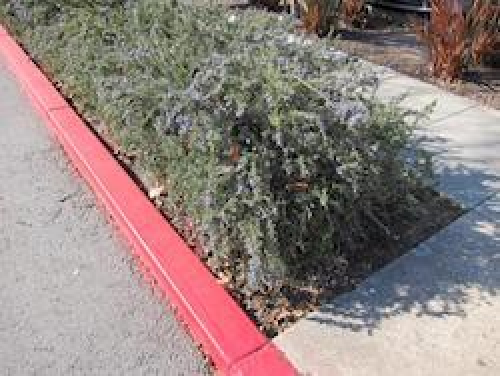
#> input picture stanCode_Projects/ds_foundation/image_processing/images/curb.png, 500 x 376 px
$ python curb_to_parking.py
#> lines starting #> are read from the running program, lines starting #| are printed output that depends on the picture
### stanCode_Projects/ds_foundation/image_processing/simpleimage.py
#!/usr/bin/env python3

"""
Stanford CS106AP SimpleImage
Nick Parlante, Sonja Johnson-Yu, and Nick Bowman
 -6/2019 version has file reading, pix, and foreach iterator

SimpleImage Features:
Create image:
    image = SimpleImage.blank(400, 200)   # create new image of size
    image = SimpleImage('foo.jpg')        # create from file

Access size
    image.width, image.height

Iterate over all pixels:
    for pixel in image:
        #do something with pixel

Get pix at x,y
    pix = image.get_pix(x, y)
    # pix is RGB tuple like (100, 200, 0)

Set pix at x,y
    image.set_pix(x, y, pix)   # set data by tuple also

Get Pixel object at x,y
    pixel = image.get_pixel(x, y)
    pixel.red = 0
    pixel.blue = 255

Show image on screen
    image.show()

The main() function below demonstrates the above functions as a test.
"""

import sys
# If the following line fails, "Pillow" needs to be installed
from PIL import Image


def clamp(num):
    """
    Return a "clamped" version of the given num,
    converted to be an int limited to the range 0..255 for 1 byte.
    """
    num = int(num)
    if num < 0:
        return 0
    if num >= 256:
        return 255
    return num


class Pixel(object):
    """
    A pixel at an x,y in a SimpleImage.
    Supports set/get .red .green .blue
    and get .x .y
    """
    def __init__(self, image, x, y):
        self.image = image
        self._x = x
        self._y = y

    def __str__(self):
        return 'r:' + str(self.red) + ' g:' + str(self.green) + ' b:' + str(self.blue)

    # Pillow image stores each pixel color as a (red, green, blue) tuple.
    # So the functions below have to unpack/repack the tuple to change anything.

    @property
    def red(self):
        return self.image.px[self._x, self._y][0]

    @red.setter
    def red(self, value):
        rgb = self.image.px[self._x, self._y]
        self.image.px[self._x, self._y] = (clamp(value), rgb[1], rgb[2])

    @property
    def green(self):
        return self.image.px[self._x, self._y][1]

    @green.setter
    def green(self, value):
        rgb = self.image.px[self._x, self._y]
        self.image.px[self._x, self._y] = (rgb[0], clamp(value), rgb[2])

    @property
    def blue(self):
        return self.image.px[self._x, self._y][2]

    @blue.setter
    def blue(self, value):
        rgb = self.image.px[self._x, self._y]
        self.image.px[self._x, self._y] = (rgb[0], rgb[1], clamp(value))

    @property
    def x(self):
        return self._x

    @property
    def y(self):
        return self._y


# color tuples for background color names 'red' 'white' etc.
BACK_COLORS = {
    'white': (255, 255, 255),
    'black': (0, 0, 0),
    'red': (255, 0, 0),
    'green': (0, 255, 0),
    'blue': (0, 0, 255),
}


class SimpleImage(object):
    def __init__(self, filename, width=0, height=0, back_color=None):
        """
        Create a new image. This case works: SimpleImage('foo.jpg')
        To create a blank image use SimpleImage.blank(500, 300)
        The other parameters here are for internal/experimental use.
        """
        # Create pil_image either from file, or making blank
        if filename:
            self.pil_image = Image.open(filename).convert("RGB")
            if self.pil_image.mode != 'RGB':
                raise Exception('Image file is not RGB')
            self._filename = filename  # hold onto
        else:
            if not back_color:
                back_color = 'white'
            color_tuple = BACK_COLORS[back_color]
            if width == 0 or height == 0:
                raise Exception('Creating blank image requires width/height but got {} {}'
                                .format(width, height))
            self.pil_image = Image.new('RGB', (width, height), color_tuple)
        self.px = self.pil_image.load()
        size = self.pil_image.size
        self._width = size[0]
        self._height = size[1]
        self.curr_x = 0
        self.curr_y = 0

    def __iter__(self):
        return self

    def __next__(self):
        if self.curr_x < self.width and self.curr_y < self.height:
            x = self.curr_x
            y = self.curr_y
            self.increment_curr_counters()
            return Pixel(self, x, y)
        else:
            self.curr_x = 0
            self.curr_y = 0
            raise StopIteration()

    def increment_curr_counters(self):
        self.curr_x += 1
        if self.curr_x == self.width:
            self.curr_x = 0
            self.curr_y += 1

    # [9 lines left out: functions blank, file, not called in this run]

    @property
    def width(self):
        """Width of image in pixels."""
        return self._width

    @property
    def height(self):
        """Height of image in pixels."""
        return self._height

    # [25 lines left out: functions get_pixel, set_pixel, set_rgb, not called in this run]

    def get_pix(self, x, y):
        """Get pix RGB tuple (200, 100, 50) for the given x,y."""
        return self.px[x, y]

    def set_pix(self, x, y, pix):
        """Set the given pix RGB tuple into the image at the given x,y."""
        self.px[x, y] = pix

    def show(self):
        """Displays the image using an external utility."""
        self.pil_image.show()

    # [39 lines left out: functions make_as_big_as, main, not called in this run]


# [2 lines that do not run on import are left out]

### stanCode_Projects/ds_foundation/image_processing/curb_to_parking.py
"""
File: curb_to_parking.py
Author: Chia-Chun Hung
--------------------------------------------------
This script processes an image to detect curb regions
by identifying red-dominant pixels. Once detected,
those pixels are converted to grayscale to visually
suggest that the curb can be treated as a valid parking space.

This demonstrates basic feature-based pixel classification
and image transformation, useful in computer vision and
data preprocessing tasks such as automated labeling or
region segmentation.
"""


from simpleimage import SimpleImage


THRESHOLD = 1.12


def main():
    """
    Loads an image, detects red-dominant curb pixels,
    and converts them to grayscale to indicate available parking space.
    """
    img = SimpleImage("images/curb.png")

    for pixel in img:                                 # loop through each pixel in the image
        avg = (pixel.red+pixel.green+pixel.blue)//3   # Calculate average brightness
        if pixel.red > avg * THRESHOLD:               # If red is significantly dominant, classify as curb
            # Convert the pixel to grayscale while preserving brightness
            pixel.red = avg
            pixel.blue = avg
            pixel.green = avg
    img.show()
#> in show, `self.pil_image.show()`:
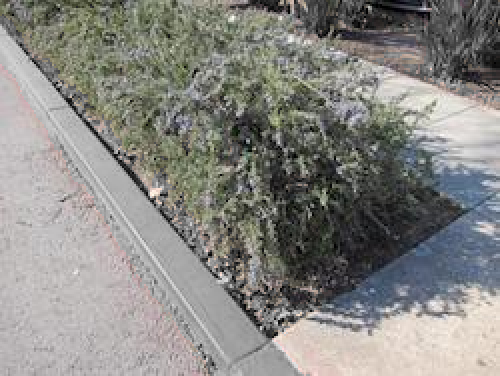
#> shown: PIL image 500x376 RGB; mean R, G, B 136, 135.2, 131.2


if __name__ == '__main__':
    main()

$ run again, with stanCode_Projects/ds_foundation/image_processing/images/dandelion.png copied over stanCode_Projects/ds_foundation/image_processing/images/curb.png
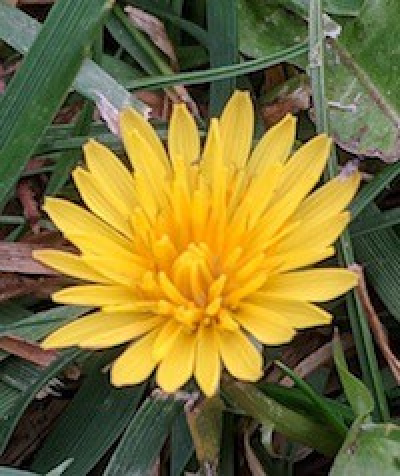
#> input picture stanCode_Projects/ds_foundation/image_processing/images/dandelion.png, 400 x 476 px
#> in show, `self.pil_image.show()`:
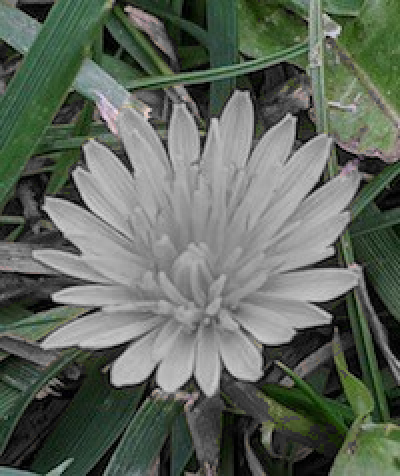
#> shown: PIL image 400x476 RGB; mean R, G, B 95.2, 103.5, 92.9

$ run again, with stanCode_Projects/ds_foundation/image_processing/images/greenland-fire.png copied over stanCode_Projects/ds_foundation/image_processing/images/curb.png
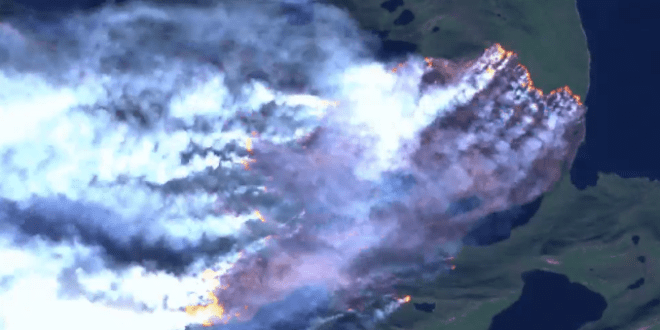
#> input picture stanCode_Projects/ds_foundation/image_processing/images/greenland-fire.png, 660 x 330 px
#> in __init__, self.pil_image is the input picture: PIL image 660x330 RGB; mean R, G, B 115, 132.5, 167.3
#> in show, `self.pil_image.show()`:
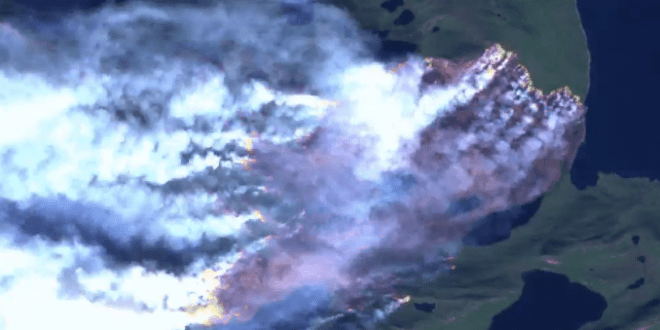
#> shown: PIL image 660x330 RGB; mean R, G, B 114.8, 132.5, 167.4
